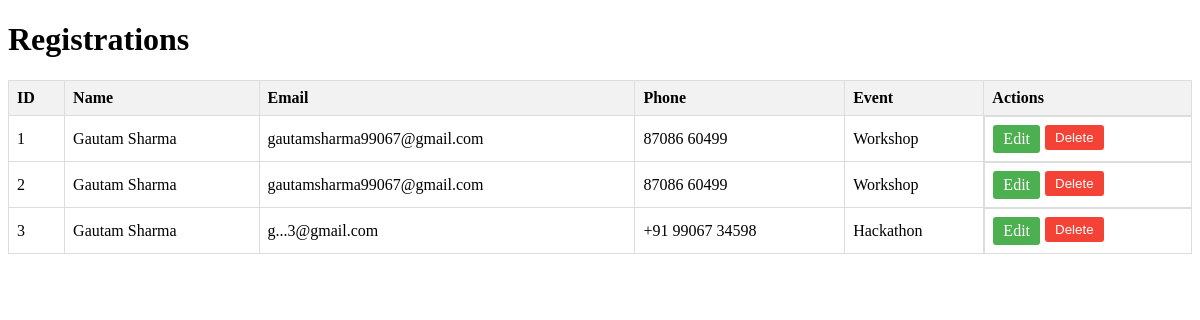
The page /admin on the database as committed earlier.
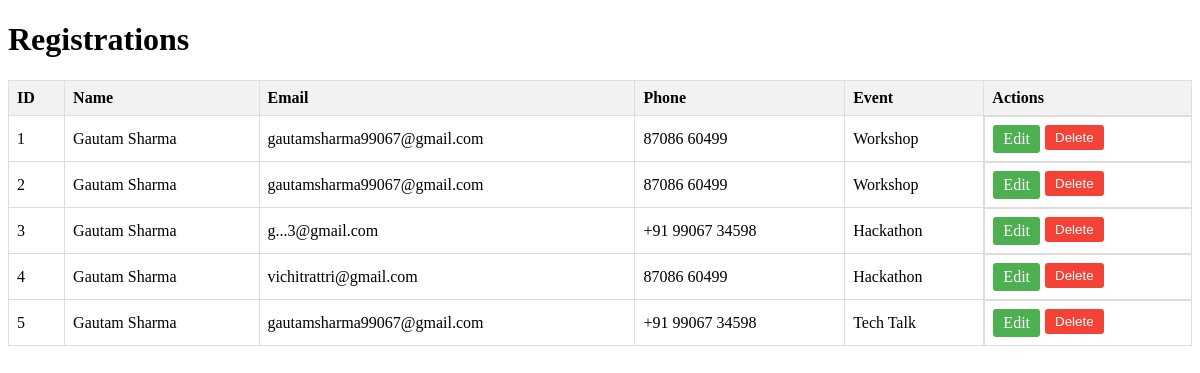
The same page on the database as committed later.
### tables this page shows
CREATE TABLE registrations (
            id INTEGER PRIMARY KEY AUTOINCREMENT,
            name TEXT NOT NULL,
            email TEXT NOT NULL,
            phone TEXT NOT NULL,
            event_name TEXT NOT NULL
        );

### app.py (the view)
@app.route('/admin')
def admin():
    conn = sqlite3.connect('database.db')
    cursor = conn.cursor()
    cursor.execute("SELECT * FROM registrations")
    rows = cursor.fetchall()
    conn.close()
    return render_template('admin.html', registrations=rows)

### templates/admin.html (shortened to what this page needs)
<!DOCTYPE html>
<html lang="en">
<head>
</head>
<body>
<div class="container">
    <h1>Registrations</h1>
    <table>
        <thead>
            <tr>
                <th>ID</th>
                <th>Name</th>
                <th>Email</th>
                <th>Phone</th>
                <th>Event</th>
                <th>Actions</th>
            </tr>
        </thead>
        <tbody>
            {% for registration in registrations %}
            <tr>
                <td>{{ registration[0] }}</td>
                <td>{{ registration[1] }}</td>
                <td>{{ registration[2] }}</td>
                <td>{{ registration[3] }}</td>
                <td>{{ registration[4] }}</td>
                <td class="action-buttons">
                    <a href="/edit/{{ registration[0] }}" class="edit-btn">Edit</a>
                    <form action="/delete/{{ registration[0] }}" method="post" onsubmit="return confirm('Are you sure you want to delete this registration?');">
                        <button type="submit" class="delete-btn">Delete</button>
                    </form>
                </td>
            </tr>
            {% endfor %}
        </tbody>
    </table>
</div>
</body>
</html>

### templates/admin.html (style rules this page uses)
table { width: 100%; border-collapse: collapse; }
th, td { border: 1px solid #ddd; padding: 8px; text-align: left; }
th { background-color: #f2f2f2; }
.delete-btn { background-color: #f44336; color: white; border: none; padding: 5px 10px; cursor: pointer; border-radius: 3px; margin-left: 5px; }
.edit-btn { background-color: #4CAF50; color: white; border: none; padding: 5px 10px; cursor: pointer; border-radius: 3px; text-decoration: none; display: inline-block; }
.action-buttons { display: flex; }

Rows that differ between the two databases and show on the page:
added registrations: id "4", name "Gautam Sharma", email "vichitrattri@gmail.com", phone "87086 60499", event_name "Hackathon"
added registrations: id "5", name "Gautam Sharma", email "gautamsharma99067@gmail.com", phone "+91 99067 34598", event_name "Tech Talk"
